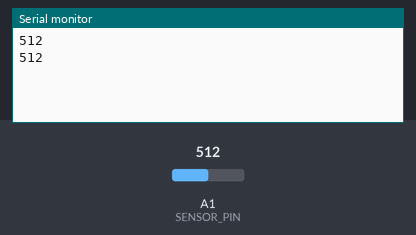
The sketch below on a simulated Arduino Uno, built with avr-gcc and run on an emulated ATmega328P. Shown: the last lines printed to the serial monitor. The test bench sets the inputs (shaded band); at power-on: A1 (SENSOR_PIN) = 512.

Above: at 10.8 s.
10.9 s: A1 (SENSOR_PIN) set to 716
At 15.7 s:
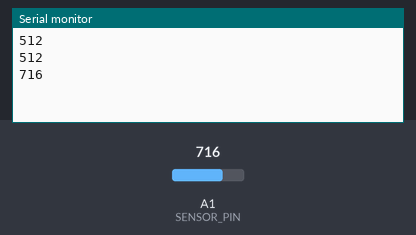
18.4 s: A1 (SENSOR_PIN) set to 900
At 20.7 s:
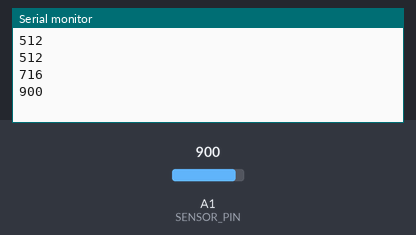
Timing chart, 0 to 22.2 s (numbered marks = the images above; inputs shaded):
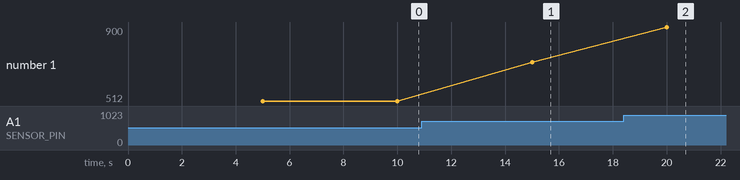

Measured:
- after the input at 10.9 s, the serial monitor: prints a new line after 4.1 s (image 1)
- after the input at 18.4 s, the serial monitor: prints a new line after 1.6 s (image 2)
- plotted number 1: 512 → 716 after the input at 10.9 s, 716 → 900 after the input at 18.4 s

The sketch:

main.ino
```cpp
#define SENSOR_PIN 15
#define READINGS 60

void setup()
{
  pinMode(SENSOR_PIN, INPUT);
  Serial.begin(9600);

  delay(5000);
  for (int i = 0; i < READINGS; i++)
  {
    Serial.println(analogRead(SENSOR_PIN));
    delay(5000);
  }
  Serial.println("");
}

void loop()
{
  Serial.print(".");
  delay(5000);
}
```
